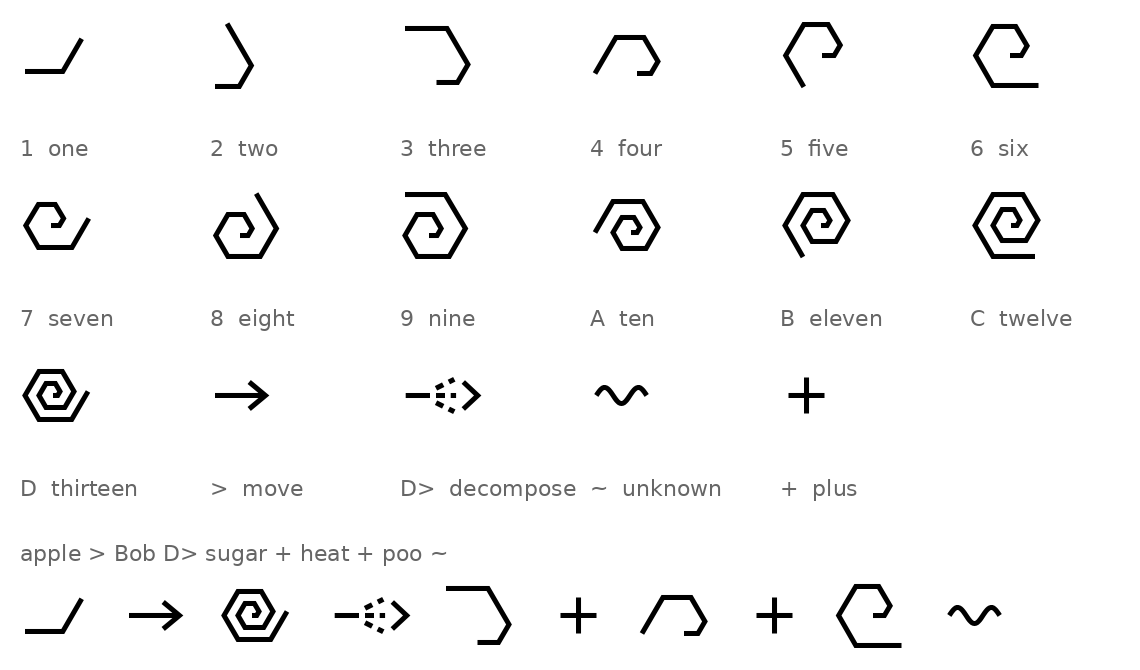

This chart was generated by the following Python code:
#!/usr/bin/env python3
"""Draws preview.png: every glyph with its key, plus a sample line."""
import json, os
from PIL import Image, ImageDraw, ImageFont, features
HERE = os.path.dirname(os.path.abspath(__file__))
src = json.load(open(os.path.join(HERE, "glyphs.json")))
f = ImageFont.truetype(os.path.join(HERE, "d-angle.ttf"), 90)
lab = ImageFont.truetype("/usr/share/fonts/truetype/dejavu/DejaVuSans.ttf", 22)
items = [(g.get("char") or g.get("liga"), g["name"]) for g in src["glyphs"] if g["name"] != "space"]
cols, cw, ch = 6, 190, 170
rows = (len(items) + cols - 1) // cols
img = Image.new("RGB", (cols * cw, rows * ch + 160), "white"); d = ImageDraw.Draw(img)
raqm = features.check("raqm")
for i, (key, name) in enumerate(items):
    x, y = (i % cols) * cw + 20, (i // cols) * ch + 10
    d.text((x, y), key, font=f, fill="black",
           **({"features": ["liga"]} if raqm else {}))
    d.text((x, y + 125), "%s  %s" % (key, name), font=lab, fill="#666")
d.text((20, rows * ch + 30), "apple > Bob D> sugar + heat + poo ~", font=lab, fill="#666")
d.text((20, rows * ch + 60), "1 > D D> 3 + 4 + 6 ~", font=f, fill="black",
       **({"features": ["liga"]} if raqm else {}))
img.save(os.path.join(HERE, "preview.png")); print("raqm", raqm)
